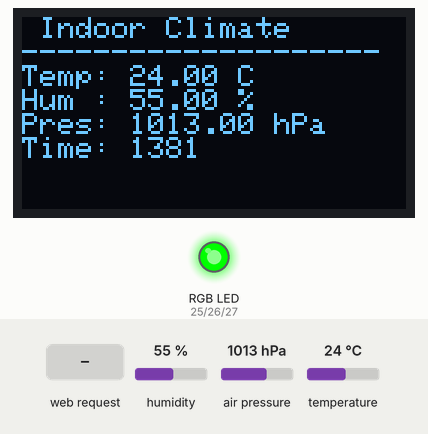
This sketch was run on a simulated ESP32. Parts: 128×64 one-colour display, an RGB LED mixed from three pins (HIGH = lit). The inputs (shaded band) are chosen by the test bench; at power-on: humidity 55 %, air pressure 1013 hPa, temperature 24 °C. What the sketch prints to the serial monitor is not drawn. At 25.0 s the program puts the board to deep sleep or switches it off; the recording ends there.

Above: at 2.5 s.
2.6 s: humidity set to 69 %
At 3.8 s:
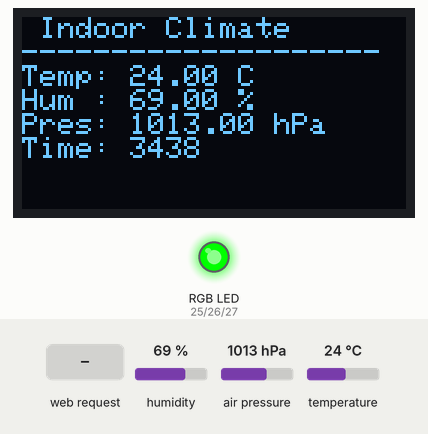
7.0 s: humidity set to 72 %
At 8.4 s:
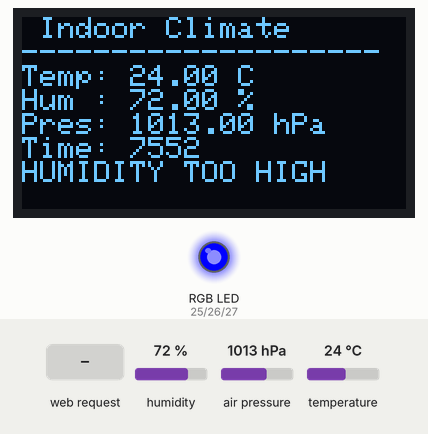
13.1 s: air pressure set to 1001 hPa
At 14.5 s:
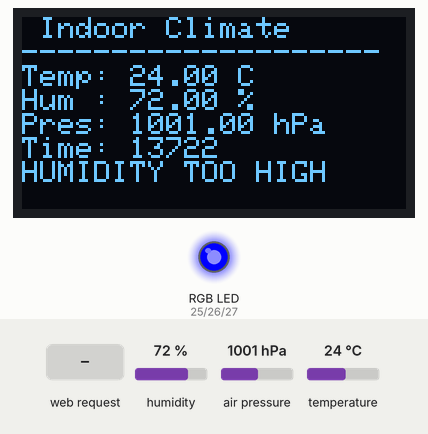
15.9 s: air pressure set to 998 hPa
At 19.3 s:
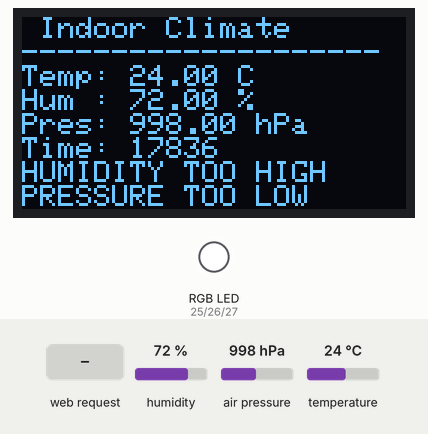
22.0 s: HTTP request GET /sleep received
At 24.8 s:
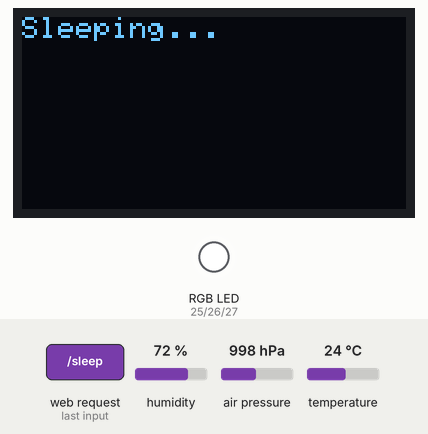
Timing chart, 0 to 25.0 s (numbered marks = the images above; inputs shaded):
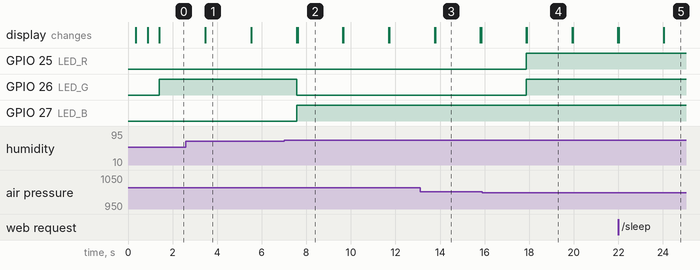

The sketch:

PBL_REPo_DAY1.ino
```cpp
// Serial communication protocols
#include <SPI.h> // SPI
#include <Wire.h> //I2C

// Web Server
#include <WiFi.h>
#include <WebServer.h>

// OLED Display
#include <Adafruit_GFX.h>
#include <Adafruit_SSD1306.h>

// BME280 Sensor
#include <Adafruit_Sensor.h>
#include <Adafruit_BME280.h>

#include <ArduinoJson.h> // JSON

// OLED Display settings and pins
#define SCREEN_WIDTH 128
#define SCREEN_HEIGHT 64

#define OLED_MOSI   23
#define OLED_CLK    18
#define OLED_DC     17
#define OLED_CS     5
#define OLED_RESET  16

// LED pins
#define LED_R 25
#define LED_G 26
#define LED_B 27

// Alert thresholds. These can be changed.
#define HIGH_TEMP 28
#define MIN_PRESSURE 1000
#define HIGH_HUM 70

// Initializing variables for data that will be collected from the BME280 Sensor
float temperatureC = 0;
float humidity = 0;
float pressureHPA = 0;

// WiFi configuration information
const String ssid = "ESP32_RoomSensor_Boris_Dylan";
const String password = "12345678";

unsigned long currentTimestamp = 0; // Variable used for timestamping

// Initializing library objects (display, sensor and server)
// Reference: https://www.electronicshub.org/esp32-oled-display/
Adafruit_SSD1306 display(SCREEN_WIDTH, SCREEN_HEIGHT,
  OLED_MOSI, OLED_CLK, OLED_DC, OLED_RESET, OLED_CS);

// References: https://github.com/adafruit/Adafruit_BME280_Library/blob/master/examples/bme280test/bme280test.ino
// https://zhillan-arf.medium.com/using-bme280-to-display-temperature-humidity-and-pressure-with-esp32-91333957c9e
Adafruit_BME280 bme;

// Reference: https://randomnerdtutorials.com/esp32-web-server-arduino-ide/
WebServer server(80);

// Function declaration
void initOLED();
void initBME();
void initLED();
void initWiFi();

void readSensorValues();
void updateDisplay();
void printToSerial();
void updateLEDAlerts();

void handleWebRoot();
void handleSensorData();
String generateHTML();

void setup() {
  // Beggining serial monitor at 115200 baud for debug and to view the data before it is logged (in this code, the data is not saved to anywhere)
  Serial.begin(115200);
  delay(300);

  // Initialization (more detailed comments above each function definition)
  initOLED();
  initBME();
  initLED();
  initWiFi();

  // Creating server routes to ensure the servers functionality and beginning the server
  server.on("/", handleWebRoot); // Overall website code
  server.on("/sleep", enterDeepSleep); // Deep sleep mode for the esp32
  server.begin();
  // Reference: Lab 8 - ESP32 WiFi Access Point & Web-Controlled RGB LED
}

// The loop updates the system every 2 seconds. What it does is intuitive to understand, because the function name are straight forward
void loop() {
  server.handleClient(); // Reference: Lab 8 - ESP32 WiFi Access Point & Web-Controlled RGB LED

  readSensorValues();
  updateDisplay();
  updateLEDAlerts();
  handleSensorData(); // Creating a JSON document with the collected data

  delay(2000);
}

// Initialization of the OLED display with '.begin'. Displays a message to visually confirm that the display works
void initOLED() {
  display.begin(SSD1306_SWITCHCAPVCC);
  display.clearDisplay();
  display.setTextColor(WHITE);
  display.setCursor(0, 0);
  display.println("OLED Ready");
  display.display();
  delay(500);
} // Reference: https://www.electronicshub.org/esp32-oled-display/

// Initialization of the BME280 Sensor. Displays a message on the display to confirm that it works
void initBME() {
  bool status = bme.begin(0x76); // 0x76 address is used to identify the hardware sensor with the I2C protocol. This parameter has to be set for the sensor to work
  if (status){
    display.clearDisplay();
    display.setCursor(0, 0);
    display.println("BME Ready");
    display.display();
  }

  delay(500);
} // Reference: https://zhillan-arf.medium.com/using-bme280-to-display-temperature-humidity-and-pressure-with-esp32-91333957c9e


// Set the pin mode for the LED pins to OUTPUT
void initLED() {
  pinMode(LED_R, OUTPUT);
  pinMode(LED_G, OUTPUT);
  pinMode(LED_B, OUTPUT);
}

// Initializing the WiFi server on the esp32 using the configuration information set above
void initWiFi() {
  WiFi.softAP(ssid, password);
  Serial.print("AP IP: ");
  Serial.println(WiFi.softAPIP()); // This prints the IP address of the web server. This is later used to access the web server in a web browser
} // Reference: https://randomnerdtutorials.com/esp32-web-server-arduino-ide/

// Reads the values of the BME280 Sensor
void readSensorValues() {
  currentTimestamp = millis(); // Creates a timestamp
  temperatureC = bme.readTemperature();
  humidity = bme.readHumidity();
  pressureHPA = bme.readPressure() / 100.0F;
} // Reference: https://github.com/adafruit/Adafruit_BME280_Library/blob/master/examples/bme280test/bme280test.ino

// Updates the display to show current sensor readings
void updateDisplay() {
  display.clearDisplay();
  display.setCursor(0, 0);

  display.println(" Indoor Climate ");
  display.println("--------------------");

  display.print("Temp: ");
  display.print(temperatureC);
  display.println(" C");

  display.print("Hum : ");
  display.print(humidity);
  display.println(" %");

  display.print("Pres: ");
  display.print(pressureHPA);
  display.println(" hPa");

  display.print("Time: ");
  display.println(currentTimestamp);

  display.display();
} // Reference: https://www.electronicshub.org/esp32-oled-display/

// ALERTS. Update the LED color and the message printed (or not) on the display based on the collected data from the sensor
void updateLEDAlerts() {
  int r = 0, g = 255, b = 0; // green, everything is working normally

  if (temperatureC > HIGH_TEMP) { r = 255; g = 0; b = 0; display.println("TEMPERATURE TOO HIGH");} // red
  if (humidity > HIGH_HUM) { r = 0; g = 0; b = 255; display.println("HUMIDITY TOO HIGH");} // blue
  if (pressureHPA < MIN_PRESSURE) { r = 0; g = 255; b = 255; display.println("PRESSURE TOO LOW");} // cyan
  if (temperatureC > HIGH_TEMP && humidity > HIGH_HUM) {r = 255; g = 0; b = 255; display.println("TEMP AND HUM TOO HIGH");} // purple
  if (temperatureC > HIGH_TEMP && pressureHPA < MIN_PRESSURE) {r = 255; g = 255; b = 0; display.println("TEMPERATURE HIGH, PRESSURE LOW");} // yellow
  if (humidity > HIGH_HUM && pressureHPA < MIN_PRESSURE) {r = 255; g = 255; b = 255; display.println("HUM HIGH, PRES HIGH");} // white

  if (temperatureC > HIGH_TEMP && humidity > 70 && pressureHPA < 1000) {
    r = 0; g = 0; b = 0; display.println("OUT OF CONTROL"); // black, very special case
  }

  analogWrite(LED_R, r);
  analogWrite(LED_G, g);
  analogWrite(LED_B, b);
  display.display();
}

// Sends the html code created in generateHTML() to the web server
void handleWebRoot() {
  server.send(200, "text/html", generateHTML());
} // Reference: Lab 8 - ESP32 WiFi Access Point & Web-Controlled RGB LED

// Creates HTML code for the website hosted on the web server
String generateHTML() {
  String page = "<html><head><meta http-equiv='refresh' content='3'/>";
  page += "<style>body{font-family:Arial;background:#111;color:white;text-align:center;}table{margin:auto;font-size:22px;}</style></head>"; // style
  page += "<body><h1>ESP32 Room Sensor</h1>";

  // Displaying the sensor readings on the web server
  page += "<table>";
  page += "<tr><td>Temperature:</td><td>" + String(temperatureC) + " C</td></tr>";
  page += "<tr><td>Humidity:</td><td>" + String(humidity) + " %</td></tr>";
  page += "<tr><td>Pressure:</td><td>" + String(pressureHPA) + " hPa</td></tr>";
  page += "<tr><td>Timestamp:</td><td>" + String(currentTimestamp) + "</td></tr>";
  page += "</table>";
  page += "</body>";

  // Creates a button that redirect to /sleep. When the button is pressed, enterDeepSleep() runs which puts the esp32 in sleep mode
  page += "<form action=\"/sleep\" method=\"POST\">";
  page += "<button style='padding:12px; font-size:18px';'>Enter Deep Sleep</button>";
  page += "</form></html>";

  return page;
} // References: https://randomnerdtutorials.com/esp32-web-server-arduino-ide/
// Lab 8 - ESP32 WiFi Access Point & Web-Controlled RGB LED
//

// Create a JSON document containing the timestamp and the sensor readings
void handleSensorData(){
  DynamicJsonDocument doc(128);
  doc["Timestamp"] = currentTimestamp;
  doc["Temperature"] = temperatureC;
  doc["Humidity"] = humidity;
  doc["Pressure"] = pressureHPA;

  String outputString;
  serializeJsonPretty(doc, outputString); // Make the JSON document printable on the serial monitor
  Serial.println(outputString);
} // Reference: Lab 10 - ESP32 Smart Plant Monitoring System

// Makes the ESP32 sleep for 30 seconds (the entire system stops working, including the web server)
void enterDeepSleep() {
  display.clearDisplay();
  display.setTextSize(1);
  display.setCursor(0, 0);
  display.println("Sleeping...");
  display.display();

  delay(1000);

  // Built-in functions
  esp_sleep_enable_timer_wakeup(30 * 1000000ULL);
  esp_deep_sleep_start();
}
```

Measured:
- the behaviour switches between 70 and 71 % on humidity (found by bisection; images 1 and 2)
- the behaviour switches between 1000 and 999 hPa on air pressure (found by bisection; images 3 and 4)
- after the input at 7.0 s, GPIO 26 (LED_G): HIGH → LOW after 0.58 s; GPIO 27 (LED_B): LOW → HIGH after 0.58 s; the display: first differs from a run without the input after 0.61 s (image 2)
- after the input at 15.9 s, GPIO 25 (LED_R), GPIO 26 (LED_G): LOW → HIGH after 2.0 s; the display: first differs from a run without the input after 2.0 s (image 4)
- after the input at 22.0 s, the display: first differs from a run without the input after 2.0 s (image 5)
- what the display in image 1 shows lasts 2.0 s, from 3.5 s to 5.5 s
- what the display in image 2 shows lasts 2.0 s, from 7.6 s to 9.6 s
